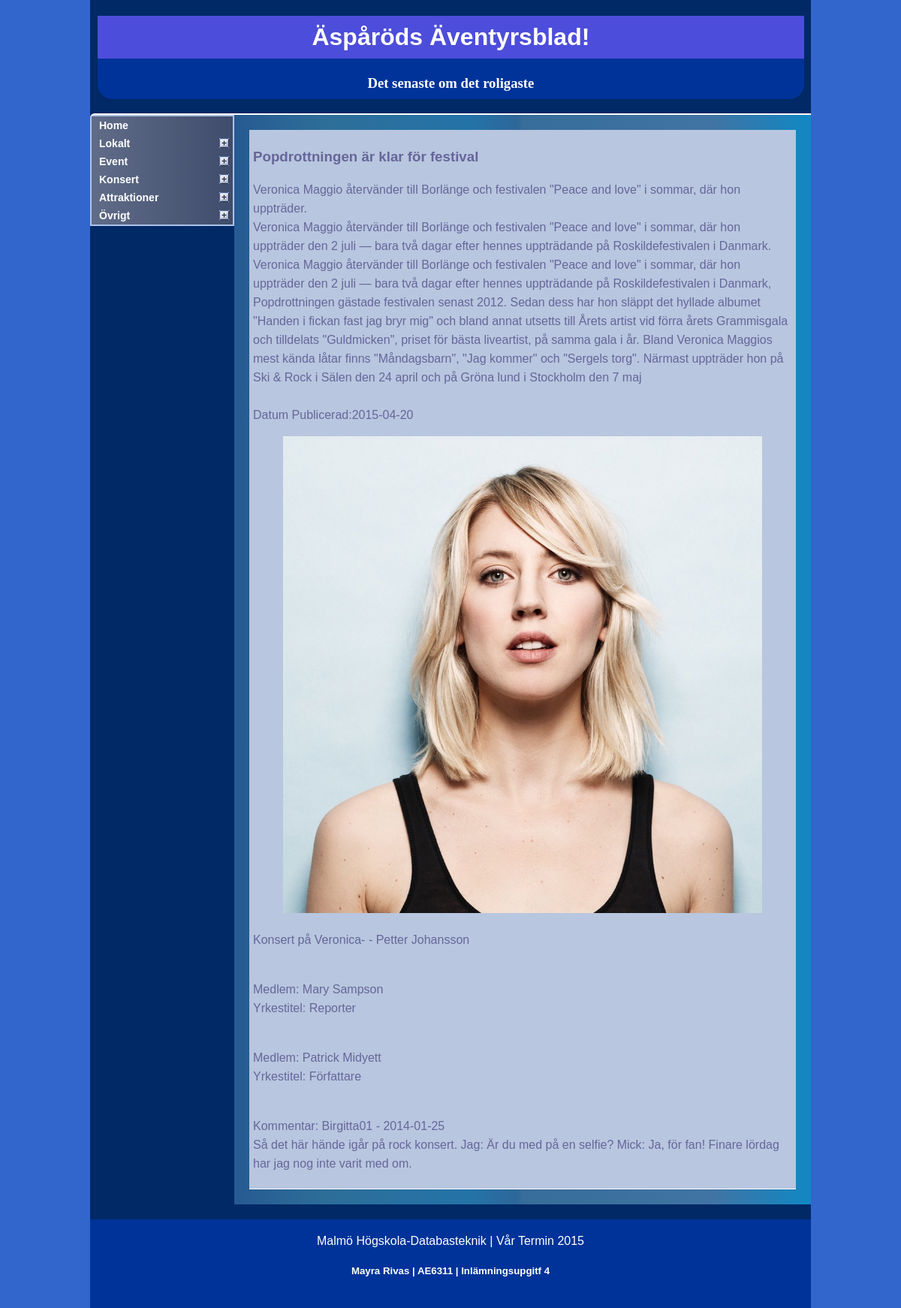
The app's page /webbartikel.php?MyIdArticle=1 with its own data.
### tables this page shows
CREATE TABLE IF NOT EXISTS `huvudkategori` (
  `Id_Huvudkategori` int(11) NOT NULL,
  `Huvudkategori_typ` varchar(20) DEFAULT NULL
);

CREATE TABLE IF NOT EXISTS `har` (
  `Id_Artikel` int(11) NOT NULL DEFAULT '0',
  `Id_Bild` int(11) NOT NULL DEFAULT '0',
  `BildText` varchar(255) DEFAULT NULL
);

CREATE TABLE IF NOT EXISTS `artikel` (
  `Id_Artikel` int(11) NOT NULL,
  `Rubrik` varchar(60) DEFAULT NULL,
  `Ingress` varchar(100) DEFAULT NULL,
  `Brodtext` longtext,
  `Datum_publicerad` date DEFAULT NULL,
  `Id_Subkategori` int(11) DEFAULT NULL
);

CREATE TABLE IF NOT EXISTS `bild` (
  `Id_Bild` int(11) NOT NULL,
  `Beskrivning` varchar(20) DEFAULT NULL,
  `Hojd` int(11) DEFAULT NULL,
  `Bredd` int(11) DEFAULT NULL,
  `Namn_fotograf` varchar(20) DEFAULT NULL,
  `Bild_sokvag` varchar(255) DEFAULT NULL
);

CREATE TABLE IF NOT EXISTS `skriv` (
  `Id_Artikel` int(11) NOT NULL DEFAULT '0',
  `Id_Medlem` int(11) NOT NULL DEFAULT '0'
);

CREATE TABLE IF NOT EXISTS `medlem` (
  `Id_Medlem` int(11) NOT NULL,
  `Anvendarnamn` varchar(15) DEFAULT NULL,
  `Namn` varchar(50) DEFAULT NULL,
  `Yrkestitel` varchar(30) DEFAULT NULL,
  `Losenord` varchar(15) DEFAULT NULL
);

CREATE TABLE IF NOT EXISTS `kommentar` (
  `Id_Kommentar` int(11) NOT NULL,
  `Användarnamn` varchar(15) DEFAULT NULL,
  `Text_kommentar` varchar(255) DEFAULT NULL,
  `Datum_Kommentar` date DEFAULT NULL,
  `Id_Artikel` int(11) DEFAULT NULL
);

### php/menu.php (the view, shortened to what this page needs)
<?php
	include 'connection.php';
	$category = mysql_query("SELECT Id_Huvudkategori, Huvudkategori_Typ FROM huvudkategori", $link);
	if ($row_categ = mysql_fetch_array($category)){
		echo "<div class='glossymenu'>";
		echo "<a class='menuitem' href='index.php'>Home</a>";
		do {
			$subcategory = mysql_query("SELECT Id_Subkategori, Subkategori_Namn FROM subkategori WHERE Id_Huvudkategori=".$row_categ["Id_Huvudkategori"], $link);
			if ($row_subcateg = mysql_fetch_array($subcategory)){
				echo "<a class='menuitem submenuheader' href='artikel.php?MyIdHuv=".$row_categ["Id_Huvudkategori"]."'>".$row_categ["Huvudkategori_Typ"]."</a>";
			}
			else {
				echo "<a class='menuitem' href='artikel.php?MyIdHuv=".$row_categ["Id_Huvudkategori"]."&MyIdSub=-1'>".$row_categ["Huvudkategori_Typ"]."</a>";
			}
		} while ($row_categ = mysql_fetch_array($category));
		echo "</div>";
	} else {
		echo "¡ Databasen är tom!";
	}
?>

### webbartikel.php (shortened to what this page needs)
<!DOCTYPE html>
<html lang="sv-se">
<head>
	<link rel="stylesheet" href="css/styles.css">
	<link rel="stylesheet" href="css/normalize.css">
	<link rel="stylesheet" href="css/toggle.css">
	<link rel="stylesheet" href="css/ddaccordion.css">
</head>
<body>
  <div class="contenedor">
	<header>
			<h1 class="menu">
				Äspåröds Äventyrsblad!
			</h1>
			<h3 class="menu">Det senaste om det roligaste</h3>
	</header>
	<aside id="left">
		<?php
			include("php/menu.php");
		?>
	</aside>
	<section id="artikel">
		<?php
			include("php/Consult5.php");
		?>
	</section>
	<footer>
		Malmö Högskola-Databasteknik | Vår Termin 2015
		<h5>Mayra Rivas | AE6311 | Inlämningsupgitf 4
	</footer>
</body>
</html>

### php/Consult5.php (shortened to what this page needs)
<?php
	include 'connection.php';
	$MyIdArtikel=$_GET['MyIdArticle'];
	$Artikel = mysql_query("SELECT artikel.Rubrik, artikel.Ingress, artikel.Brodtext, artikel.Datum_Publicerad FROM artikel WHERE Id_Artikel=".$MyIdArtikel.";", $link);
	$Medlem = mysql_query("SELECT medlem.Namn, medlem.Yrkestitel, skriv.Id_Medlem FROM medlem, skriv WHERE skriv.Id_Medlem = medlem.Id_Medlem AND Skriv.Id_Artikel = ".$MyIdArtikel.";", $link);
	$Bild = mysql_query("SELECT har.Id_Artikel, bild.Id_Bild, bild.Beskrivning, bild.Namn_Fotograf, har.BildText, bild.Bild_sokvag, bild.Hojd, bild.Bredd FROM bild, har WHERE har.Id_Artikel = ".$MyIdArtikel." AND bild.Id_Bild = har.Id_Bild;", $link);
	$Kommentar = mysql_query("SELECT * FROM kommentar WHERE kommentar.Id_Artikel = ".$MyIdArtikel." ;", $link);
	if ($row_categ = mysql_fetch_array($Artikel)){
		do {
			echo "<article>";
			echo "<h3>".$row_categ["Rubrik"]."</h3>";
			echo "<p>".$row_categ["Ingress"].".<br/>".$row_categ["Brodtext"]."<br/><br/>Datum Publicerad:".$row_categ["Datum_Publicerad"]."</p>";
			if ($row_bild = mysql_fetch_array($Bild)){
				echo "<figure><img src='".$row_bild["Bild_sokvag"]."' width=".$row_bild["Bredd"]."px heigh=".$row_bild["Hojd"]."<px></figure><figcaption>".$row_bild["Beskrivning"]." - ".$row_bild["Namn_Fotograf"]. "</figcaption>";
			}
			if ($row_medlem = mysql_fetch_array($Medlem)){
				do {
					echo "<p> <br/>Medlem: ".$row_medlem[0]."<br/>Yrkestitel: ".$row_medlem[1]."</p>";
				} while ($row_medlem = mysql_fetch_array($Medlem));
			}
			if ($row_kommentar = mysql_fetch_array($Kommentar)){
				do {
					echo "<p> <br/>Kommentar: ".$row_kommentar[1]." - ".$row_kommentar[3]."<br/>".$row_kommentar[2]."</p>";
				} while ($row_kommentar = mysql_fetch_array($Kommentar));
			}
			echo "</article>";
		} while ($row_categ = mysql_fetch_array($Artikel));
	} else {
		echo "¡ Databasen är tom !";
	}
?>

### css/styles.css (style rules this page uses)
.contenedor { width:80%; max-width:1200px; margin:0 auto; overflow:hidden; background:#002966; }
header { background:#003399; color:white; width:98%; border-radius: 20px 20px 20px 20px; margin-left:10px; }
body { background:#3366CC; font-family:Arial; }
section { width:50%; padding:20px; float: left; box-sizing:border-box; color:white; border-top:2px solid white; background: rgb(38,90,146); background: -moz-linear-gradient(left, rgba(38,90,146,1) 0%, rgba(45,110,153,1) 16%, rgba(36,115,168,1) 41%, rgba(45,103,153,1) 49%, rgba(55,109,153,1) 50%, rgba(64,116,164,1) 83%, rgba(16,136,196,1) 100%, rgba(74,117,162,1) 100%); background: -webkit-gradient(linear, left top, right top, color-stop(0%,rgba(38,90,146,1)), color-stop(16%,rgba(45,110,153,1)), color-stop(41%,rgba(36,115,168,1)), color-stop(49%,rgba(45,103,153,1)), color-stop(50%,rgba(55,109,153,1)), color-stop(83%,rgba(64,116,164,1)), color-stop(100%,rgba(16,136,196,1)), color-stop(100%,rgba(74,117,162,1))); background: -webkit-linear-gradient(left, rgba(38,90,146,1) 0%,rgba(45,110,153,1) 16%,rgba(36,115,168,1) 41%,rgba(45,103,153,1) 49%,rgba(55,109,153,1) 50%,rgba(64,116,164,1) 83%,rgba(16,136,196,1) 100%,rgba(74,117,162,1) 100%); background: -o-linear-gradient(left, rgba(38,90,146,1) 0%,rgba(45,110,153,1) 16%,rgba(36,115,168,1) 41%,rgba(45,103,153,1) 49%,rgba(55,109,153,1) 50%,rgba(64,116,164,1) 83%,rgba(16,136,196,1) 100%,rgba(74,117,162,1) 100%); background: -ms-linear-gradient(left, rgba(38,90,146,1) 0%,rgba(45,110,153,1) 16%,rgba(36,115,168,1) 41%,rgba(45,103,153,1) 49%,rgba(55,109,153,1) 50%,rgba(64,116,164,1) 83%,rgba(16,136,196,1) 100%,rgba(74,117,162,1) 100%); background: linear-gradient(to right, rgba(38,90,146,1) 0%,rgba(45,110,153,1) 16%,rgba(36,115,168,1) 41%,rgba(45,103,153,1) 49%,rgba(55,109,153,1) 50%,rgba(64,116,164,1) 83%,rgba(16,136,196,1) 100%,rgba(74,117,162,1) 100%); filter: progid:DXImageTransform.Microsoft.gradient( startColorstr='#265a92', endColorstr='#4a75a2',GradientType=1 ); }
section#artikel { width: 80%; }
section img { width:100%; height:auto; }
aside#left { width:20%; height:auto; padding:0px; background:#ADC2EB; float: left; border-top:2px solid white; border-radius: 6px px 0px 0px; -moz-border-radius: 6px 0px 0px 0px; -webkit-border-radius: 6px 0px 0px 0px; -ms-border-radius: 6px 0px 0px 0px; }
article { padding:5px; color:#666699; border-bottom:1px solid white; background: rgb(184,198,223); background: -moz-linear-gradient(left, rgba(184,198,223,1) 28%, rgba(184,198,223,1) 97%); background: -webkit-gradient(linear, left top, right top, color-stop(28%,rgba(184,198,223,1)), color-stop(97%,rgba(184,198,223,1))); background: -webkit-linear-gradient(left, rgba(184,198,223,1) 28%,rgba(184,198,223,1) 97%); background: -o-linear-gradient(left, rgba(184,198,223,1) 28%,rgba(184,198,223,1) 97%); background: -ms-linear-gradient(left, rgba(184,198,223,1) 28%,rgba(184,198,223,1) 97%); background: linear-gradient(to right, rgba(184,198,223,1) 28%,rgba(184,198,223,1) 97%); filter: progid:DXImageTransform.Microsoft.gradient( startColorstr='#b8c6df', endColorstr='#b8c6df',GradientType=1 ); line-height:25px; }
h1.menu { padding:10px 10px; text-align:center; color:white; background:#4D4DDB; }
h3.menu { font-weight:bold; font-family:"times"; color:white; text-align:center; border-radius:20px 0 20px 0; padding-bottom:10px; }
footer { clear:both; float:left; margin-top:20px; width:100%; padding:20px; background:#003399; color:white; box-sizing:border-box; text-align:center; }

### css/ddaccordion.css (style rules this page uses)
.glossymenu { margin: 1px; padding: 1px; width: 98%; }
.glossymenu a.menuitem { font: bold 14px "Lucida Grande", "Trebuchet MS", Verdana, Helvetica, sans-serif; color: white; display: block; position: relative; width: auto; padding: 4px 0; padding-left: 10px; text-decoration: none; background: rgb(96,108,136); background: -moz-linear-gradient(left, rgba(96,108,136,1) 0%, rgba(63,76,107,1) 100%); background: -webkit-gradient(linear, left top, right top, color-stop(0%,rgba(96,108,136,1)), color-stop(100%,rgba(63,76,107,1))); background: -webkit-linear-gradient(left, rgba(96,108,136,1) 0%,rgba(63,76,107,1) 100%); background: -o-linear-gradient(left, rgba(96,108,136,1) 0%,rgba(63,76,107,1) 100%); background: -ms-linear-gradient(left, rgba(96,108,136,1) 0%,rgba(63,76,107,1) 100%); background: linear-gradient(to right, rgba(96,108,136,1) 0%,rgba(63,76,107,1) 100%); filter: progid:DXImageTransform.Microsoft.gradient( startColorstr='#606c88', endColorstr='#3f4c6b',GradientType=1 ); }

### records on screen
huvudkategori: Huvudkategori_typ "Lokalt"
huvudkategori: Huvudkategori_typ "Event"
huvudkategori: Huvudkategori_typ "Konsert"
huvudkategori: Huvudkategori_typ "Attraktioner"
huvudkategori: Huvudkategori_typ "Övrigt"
har: Id_Artikel.Rubrik "Popdrottningen är klar för festival", Id_Artikel.Ingress "Veronica Maggio återvänder till Borlänge och festivalen \"Peace and love\" i sommar, där hon uppträder", Id_Artikel.Brodtext "Veronica Maggio återvänder till Borlänge och festivalen \"Peace and love\" i sommar, där hon uppträder den 2 juli — bara två dagar efter hennes uppträdande på Roskildefestivalen i Danmark. Veronica Maggio återvänder till Borlänge och festivalen \"Peace and love\" i sommar, där hon uppträder den 2 juli — bara två dagar efter hennes uppträdande på Roskildefestivalen i Danmark, Popdrottningen gästade festivalen senast 2012. Sedan dess har hon släppt det hyllade albumet \"Handen i fickan fast jag bryr mig\" och bland annat utsetts till Årets artist vid förra årets Grammisgala och tilldelats \"Guldmicken\", priset för bästa liveartist, på samma gala i år. Bland Veronica Maggios mest kända låtar finns…", Id_Artikel.Datum_publicerad "2015-04-20", Id_Bild.Hojd (picture), Id_Bild.Beskrivning "Konsert på Veronica-", Id_Bild.Namn_fotograf "Petter Johansson"
skriv: Id_Medlem.Namn "Mary Sampson", Id_Medlem.Yrkestitel "Reporter"
skriv: Id_Medlem.Namn "Patrick Midyett", Id_Medlem.Yrkestitel "Författare"
kommentar: Användarnamn "Birgitta01", Datum_Kommentar "2014-01-25", Text_kommentar "Så det här hände igår på rock konsert. Jag: Är du med på en selfie? Mick: Ja, för fan! Finare lördag har jag nog inte varit med om."
